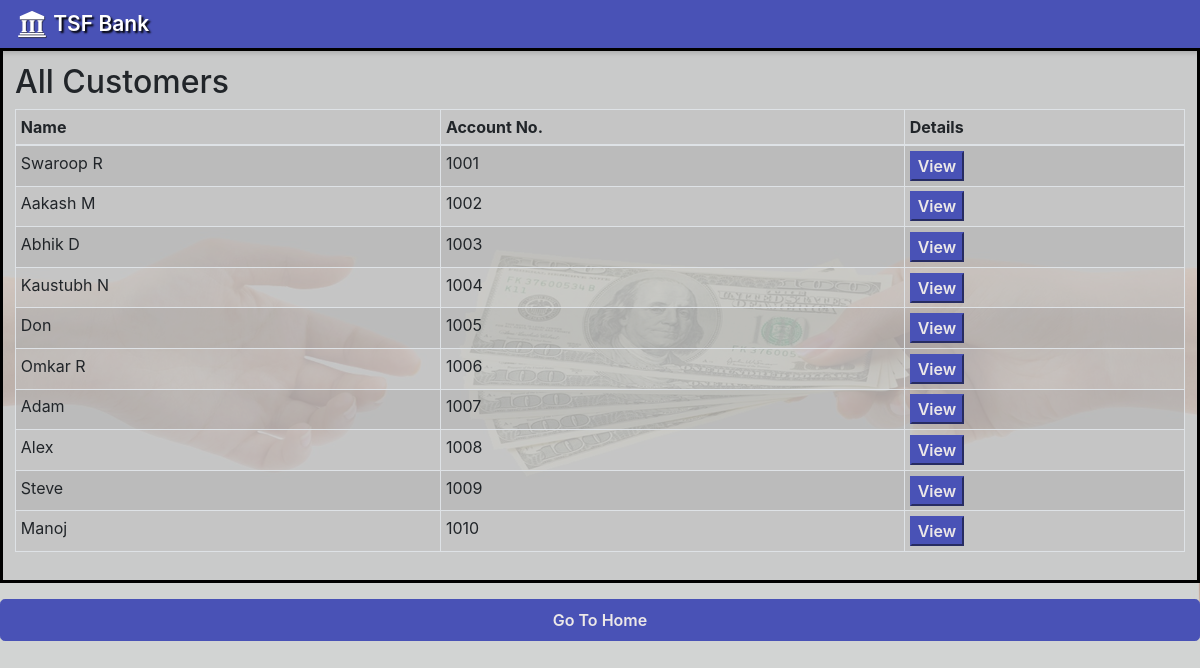
The page /ViewCustomers.php on the database its author committed.
### tables this page shows
CREATE TABLE `customers` (
  `name` varchar(20) NOT NULL,
  `email` varchar(20) NOT NULL,
  `balance` double NOT NULL,
  `account_no` int(11) NOT NULL
);

### ViewCustomers.php (the view, shortened to what this page needs)
<!DOCTYPE html>
<html lang="en">
<head>
    <link rel="stylesheet" href="Styles/ViewCustomers_style.css">
    <link rel="stylesheet" href="https://cdn.jsdelivr.net/npm/bootstrap@4.6.0/dist/css/bootstrap.min.css">
</head>
<body>
    <nav class="navbar navbar-light" id="nav_bar">
  <span id="head">
    <img src="Soures/Navbar.png" width="32" height="32" class="d-inline-block align-top" alt="">
    TSF Bank
</nav>
    <?php
    include 'Connection.php';
    $sql="SELECT* FROM customers";
    $result= mysqli_query($conn,$sql);
    ?>
    <div class="table">
      <h2>All Customers</h2>
      <table class="table table-hover table-sm table-striped table-condensed table-bordered">
        <thead>
          <tr>
          <th>Name</th>
          <th>Account No.</th>
          <th>Details</th>
          </tr>
        </thead>
        <tbody>
          <?php
              while($rows=mysqli_fetch_assoc($result)){
          ?>
            <tr>
                <td><?php echo $rows['name']?></td>
                <td><?php echo $rows['account_no']?></td>
                <td><a href="Transfer.php?accno= <?php echo $rows['account_no'] ;?>"> <button type="button" class="butt">View</button></a></td>
            </tr>
          <?php
              }
          ?>
        </tbody>
    </table>
    </div>
    <a href="index.php" ><button id="butt1" class="btn btn-light btn-lg btn-block">Go To Home</button></a>
</body>
</html>

### Styles/ViewCustomers_style.css (style rules this page uses)
#nav_bar { background-color: rgb(73, 82, 182); box-shadow: rgba(0, 0, 0, 0.158) 0px 5px 5px; }
#head { font-size: 21px; font-weight: 600; color: rgb(255, 255, 255); text-shadow: black 2px 2px 2px; }
body { background: url("../Soures/template.jpg"); background-repeat: no-repeat; background-size: 100%; }
.butt { background-color: rgb(73, 82, 182); border-color: rgb(73, 82, 182); font-size: 16px; font-weight: 600; color: rgb(236, 232, 232); }
#butt1 { background-color: rgb(73, 82, 182); border-color: rgb(73, 82, 182); font-size: 16px; font-weight: 600; color: rgb(236, 232, 232); }
.table { border: 3px solid black; background-color: rgba(194, 194, 194, 0.507); padding: 1%; }

### rows shown on the page
customers: name "Swaroop R", account_no "1001"
customers: name "Aakash M", account_no "1002"
customers: name "Abhik D", account_no "1003"
customers: name "Kaustubh N", account_no "1004"
customers: name "Don", account_no "1005"
customers: name "Omkar R", account_no "1006"
customers: name "Adam", account_no "1007"
customers: name "Alex", account_no "1008"
customers: name "Steve", account_no "1009"
customers: name "Manoj", account_no "1010"
